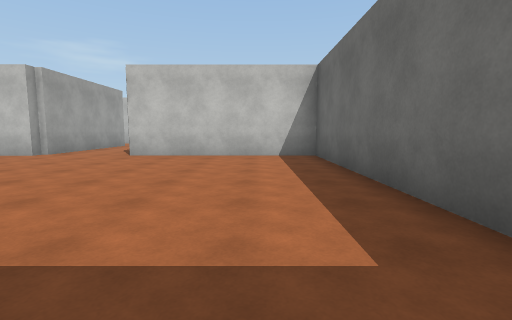
View 1 (above)

22 first-person views from a walk through a scene from a Unity 3-D project. The camera is 1.3 m above the floor, tilts 6° down and sees 85° across. The floor is counted in squares, 2 m on a side. Each view is taken from the middle of a square. On the plan, view 1 faces up. The plan holds only what a view shows up to about 9 squares ahead; the rest is blank. The place goes on beyond the plan. The player is left out. Surface patterns are stand-ins for the level's own textures.

View 2
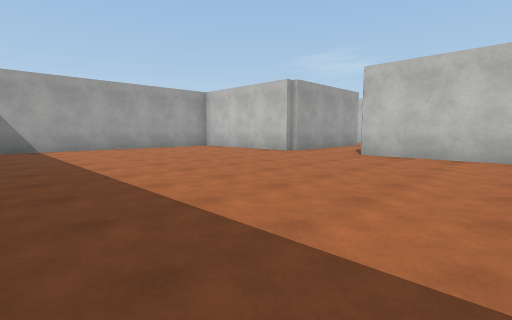

View 3
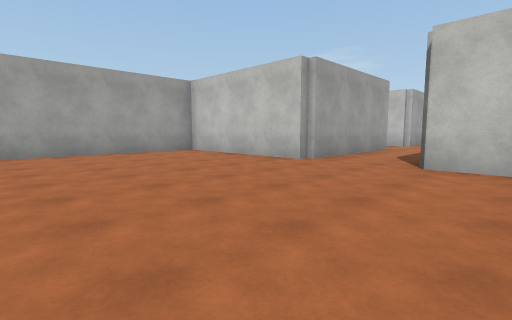

View 4
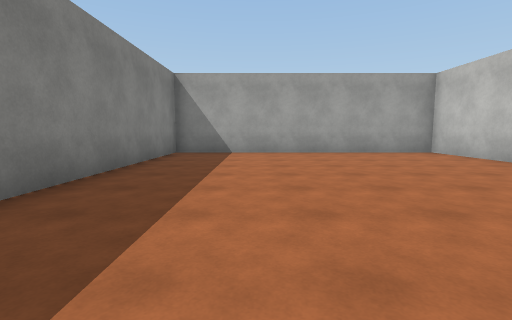

View 5
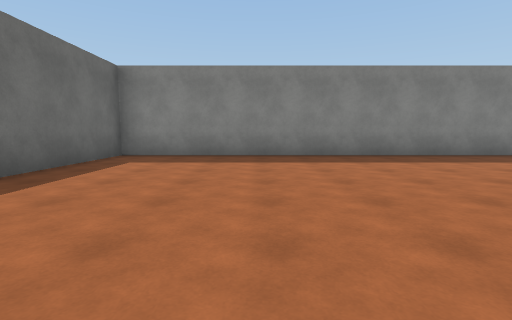

View 6
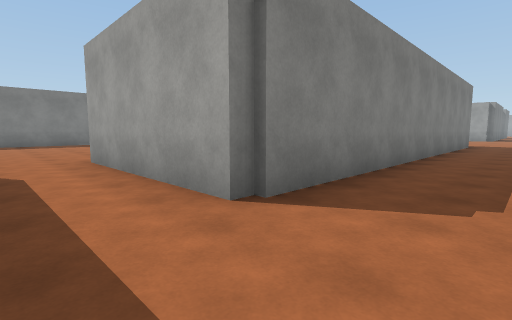

View 7
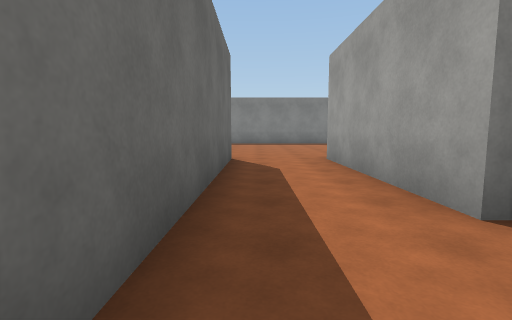

View 8
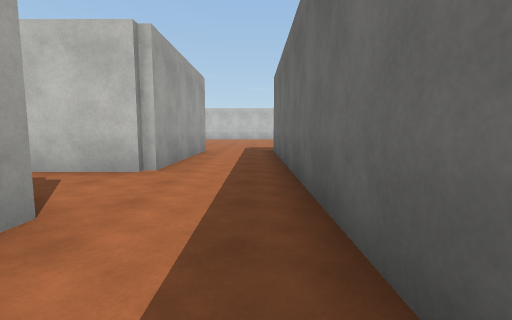

View 9
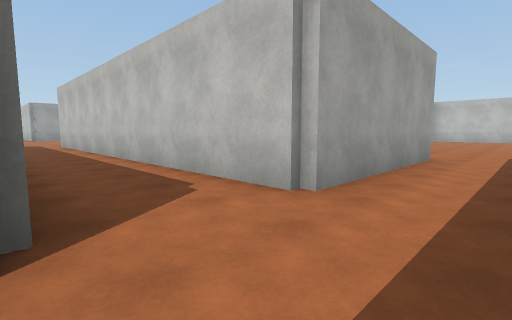

View 10
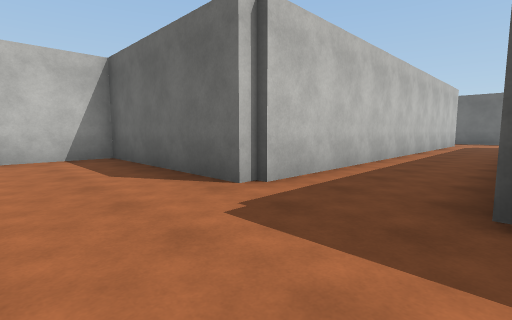

View 11
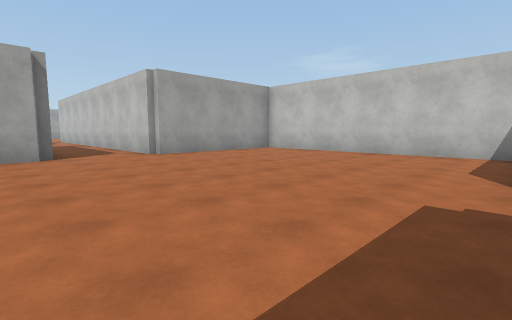

View 12
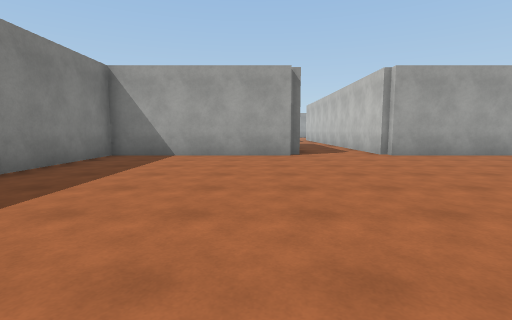

View 13
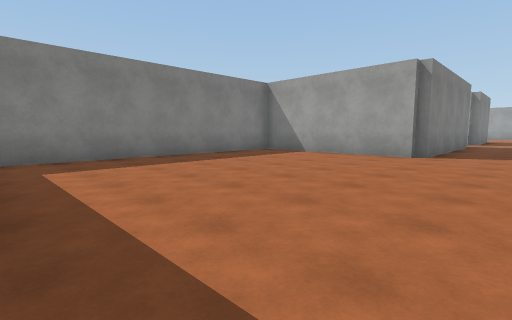

View 14
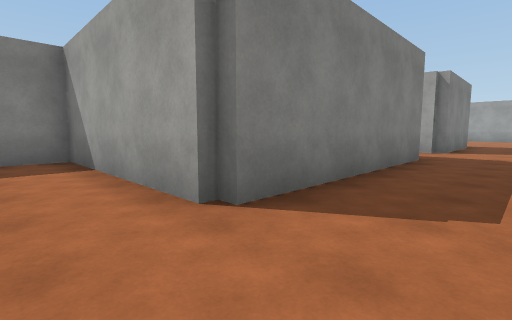

View 15
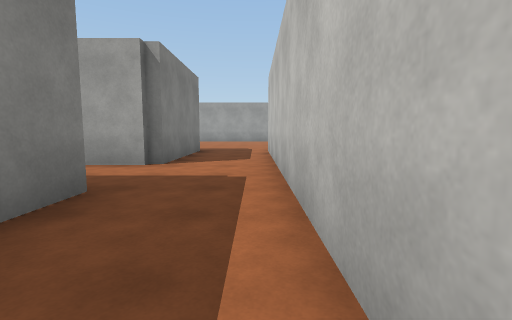

View 16
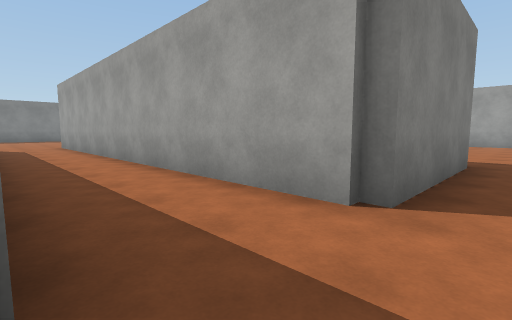

View 17
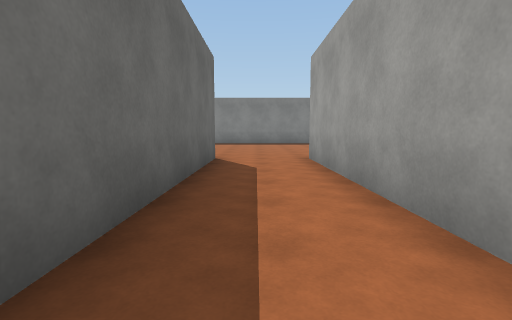

View 18
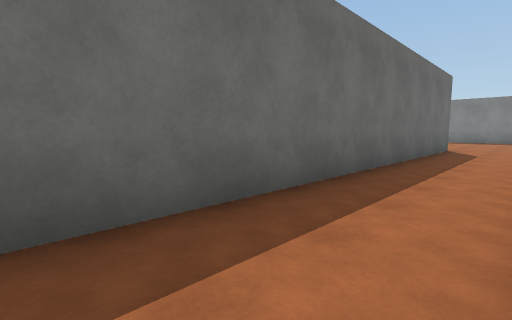

View 19
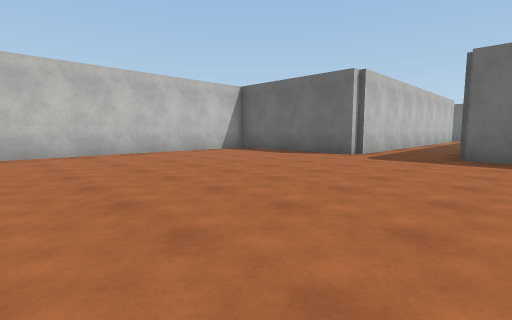

View 20
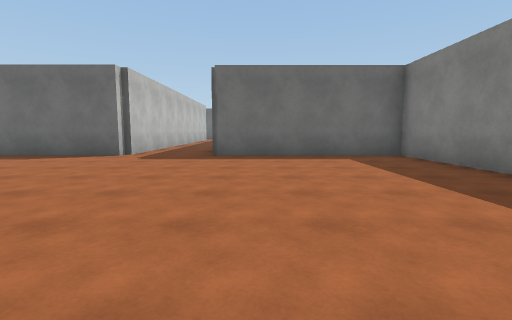

View 21
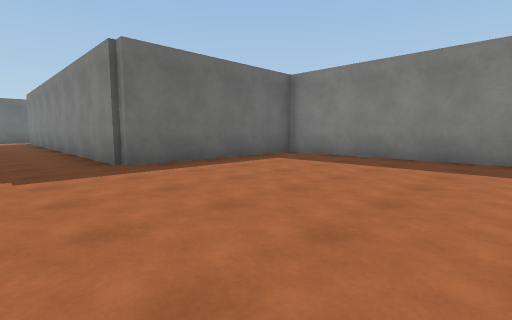

View 22
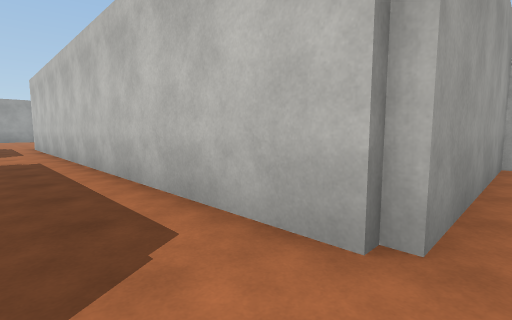

### Floor plan
Points are (right, up) in squares from view 1. A wall is a line through its corners. A room is listed if a view was taken in it or the views show most of it. See-through windows are left out.
Room 1 (views 1, 2, 3, 4, 5)
walls: (-5.6, 7.3) (-10.3, 7.3) (-10.3, -0.4) (1.6, -0.4) (1.6, 7.3) (-3.4, 7.3); (-6, 7.6) (-6, 7.1)
ways out: opening at (-4.5, 8) to room 2
Room 2 (views 6, 7, 8, 9)
walls: (-5.6, 19.2) (-5.6, 14.4); (-5.6, 12.2) (-5.6, 7.3); (-3.4, 7.3) (-3.4, 18.9)
ways out: opening at (-4.5, 8) to room 1; opening at (-5, 13.5) to room 3
Room 3 (views 10, 11, 12, 13, 14, 15, 16, 17, 18, 19, 20, 21, 22)
walls: (-31, 12.2) (-25.4, 12.2) (-25.4, 7.2) (-17.7, 7.2) (-17.7, 12.2) (-5.6, 12.2); (-36.5, 12.2) (-33.3, 12.2) (-33.3, 0.4); (-31, 0.4) (-31, 11); (-5.6, 14.4) (-17.7, 14.4) (-17.7, 19.1) (-25.4, 19.1) (-25.4, 14.4) (-36.4, 14.4)
ways out: opening at (-5, 13.5) to room 2; opening at (-32.5, 0.5)

Where each view was taken, in squares from view 1:
view 1: 0 up, 0 right, facing up
view 2: 0 up, 0 right, facing up-left
view 3: 2 up, 2 left, facing up-left
view 4: 2 up, 2 left, facing left
view 5: 7 up, 2 left, facing down
view 6: 14 up, 4 left, facing down-left
view 7: 14 up, 4 left, facing down
view 8: 10 up, 4 left, facing up
view 9: 12 up, 4 left, facing up-left
view 10: 12 up, 20 left, facing up-right
view 11: 11 up, 18 left, facing up-left
view 12: 11 up, 18 left, facing left
view 13: 14 up, 18 left, facing down-left
view 14: 14 up, 24 left, facing down-left
view 15: 14 up, 28 left, facing left
view 16: 13 up, 31 left, facing down-left
view 17: 7 up, 32 left, facing down
view 18: 11 up, 33 left, facing down-right
view 19: 11 up, 25 left, facing up-right
view 20: 11 up, 25 left, facing right
view 21: 14 up, 23 left, facing down-right
view 22: 13 up, 25 left, facing up-left
